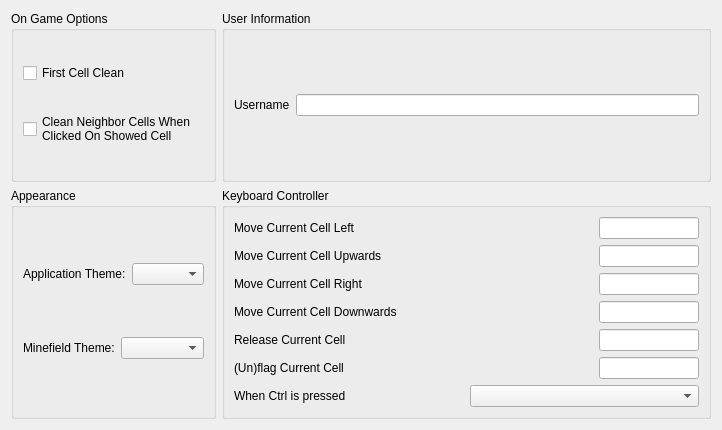
<?xml version="1.0" encoding="UTF-8"?>
<ui version="4.0">
 <class>LibreMinesPreferencesDialog</class>
 <widget class="QDialog" name="LibreMinesPreferencesDialog">
  <property name="geometry">
   <rect>
    <x>0</x>
    <y>0</y>
    <width>722</width>
    <height>430</height>
   </rect>
  </property>
  <property name="windowTitle">
   <string>Dialog</string>
  </property>
  <layout class="QGridLayout" name="gridLayout">
   <item row="0" column="0">
    <widget class="QGroupBox" name="gbCheckBoxes">
     <property name="title">
      <string>On Game Options</string>
     </property>
     <layout class="QVBoxLayout" name="verticalLayout">
      <item>
       <widget class="QCheckBox" name="cbFirstCellClean">
        <property name="text">
         <string>First Cell Clean</string>
        </property>
       </widget>
      </item>
      <item>
       <widget class="QCheckBox" name="cbCleanNeighborCellsWhenClickedOnShowedCell">
        <property name="text">
         <string>Clean Neighbor Cells When
Clicked On Showed Cell</string>
        </property>
       </widget>
      </item>
     </layout>
    </widget>
   </item>
   <item row="0" column="1">
    <widget class="QGroupBox" name="gbLineEdits">
     <property name="title">
      <string>User Information</string>
     </property>
     <layout class="QVBoxLayout" name="verticalLayout_2">
      <item>
       <layout class="QHBoxLayout" name="horizontalLayout">
        <item>
         <widget class="QLabel" name="labelUsername">
          <property name="text">
           <string>Username</string>
          </property>
         </widget>
        </item>
        <item>
         <widget class="QLineEdit" name="lineEditUsername"/>
        </item>
       </layout>
      </item>
     </layout>
    </widget>
   </item>
   <item row="1" column="0">
    <widget class="QGroupBox" name="gbAppearance">
     <property name="title">
      <string>Appearance</string>
     </property>
     <layout class="QVBoxLayout" name="verticalLayout_3">
      <item>
       <layout class="QHBoxLayout" name="horizontalLayout_2">
        <item>
         <widget class="QLabel" name="labelApplicationTheme">
          <property name="text">
           <string>Application Theme:</string>
          </property>
         </widget>
        </item>
        <item>
         <widget class="QComboBox" name="comboBoxApplicationTheme"/>
        </item>
       </layout>
      </item>
      <item>
       <layout class="QHBoxLayout" name="horizontalLayout_9">
        <item>
         <widget class="QLabel" name="labelMinefieldTheme">
          <property name="text">
           <string>Minefield Theme:</string>
          </property>
         </widget>
        </item>
        <item>
         <widget class="QComboBox" name="comboBoxMinefieldTheme"/>
        </item>
       </layout>
      </item>
     </layout>
    </widget>
   </item>
   <item row="1" column="1">
    <widget class="QGroupBox" name="groupBox">
     <property name="title">
      <string>Keyboard Controller</string>
     </property>
     <layout class="QVBoxLayout" name="verticalLayout_4">
      <item>
       <layout class="QHBoxLayout" name="horizontalLayout_3">
        <item>
         <widget class="QLabel" name="label">
          <property name="text">
           <string>Move Current Cell Left</string>
          </property>
         </widget>
        </item>
        <item>
         <widget class="QKeyInput" name="keyInputMoveLeft">
          <property name="minimumSize">
           <size>
            <width>100</width>
            <height>0</height>
           </size>
          </property>
          <property name="maximumSize">
           <size>
            <width>100</width>
            <height>16777215</height>
           </size>
          </property>
          <property name="text">
           <string/>
          </property>
          <property name="alignment">
           <set>Qt::AlignCenter</set>
          </property>
         </widget>
        </item>
       </layout>
      </item>
      <item>
       <layout class="QHBoxLayout" name="horizontalLayout_7">
        <item>
         <widget class="QLabel" name="label_5">
          <property name="text">
           <string>Move Current Cell Upwards</string>
          </property>
         </widget>
        </item>
        <item>
         <widget class="QKeyInput" name="keyInputMoveUp">
          <property name="minimumSize">
           <size>
            <width>100</width>
            <height>0</height>
           </size>
          </property>
          <property name="maximumSize">
           <size>
            <width>100</width>
            <height>16777215</height>
           </size>
          </property>
          <property name="text">
           <string/>
          </property>
          <property name="alignment">
           <set>Qt::AlignCenter</set>
          </property>
         </widget>
        </item>
       </layout>
      </item>
      <item>
       <layout class="QHBoxLayout" name="horizontalLayout_4">
        <item>
         <widget class="QLabel" name="label_2">
          <property name="text">
           <string>Move Current Cell Right</string>
          </property>
         </widget>
        </item>
        <item>
         <widget class="QKeyInput" name="keyInputMoveRight">
          <property name="minimumSize">
           <size>
            <width>100</width>
            <height>0</height>
           </size>
          </property>
          <property name="maximumSize">
           <size>
            <width>100</width>
            <height>16777215</height>
           </size>
          </property>
          <property name="text">
           <string/>
          </property>
          <property name="alignment">
           <set>Qt::AlignCenter</set>
          </property>
         </widget>
        </item>
       </layout>
      </item>
      <item>
       <layout class="QHBoxLayout" name="horizontalLayout_6">
        <item>
         <widget class="QLabel" name="label_4">
          <property name="text">
           <string>Move Current Cell Downwards</string>
          </property>
         </widget>
        </item>
        <item>
         <widget class="QKeyInput" name="keyInputMoveDown">
          <property name="minimumSize">
           <size>
            <width>100</width>
            <height>0</height>
           </size>
          </property>
          <property name="maximumSize">
           <size>
            <width>100</width>
            <height>16777215</height>
           </size>
          </property>
          <property name="text">
           <string/>
          </property>
          <property name="alignment">
           <set>Qt::AlignCenter</set>
          </property>
         </widget>
        </item>
       </layout>
      </item>
      <item>
       <layout class="QHBoxLayout" name="horizontalLayout_5">
        <item>
         <widget class="QLabel" name="label_3">
          <property name="text">
           <string>Release Current Cell</string>
          </property>
         </widget>
        </item>
        <item>
         <widget class="QKeyInput" name="keyInputReleaseCell">
          <property name="minimumSize">
           <size>
            <width>100</width>
            <height>0</height>
           </size>
          </property>
          <property name="maximumSize">
           <size>
            <width>100</width>
            <height>16777215</height>
           </size>
          </property>
          <property name="text">
           <string/>
          </property>
          <property name="alignment">
           <set>Qt::AlignCenter</set>
          </property>
         </widget>
        </item>
       </layout>
      </item>
      <item>
       <layout class="QHBoxLayout" name="horizontalLayout_8">
        <item>
         <widget class="QLabel" name="label_6">
          <property name="text">
           <string>(Un)flag Current Cell</string>
          </property>
         </widget>
        </item>
        <item>
         <widget class="QKeyInput" name="keyInputFlagCell">
          <property name="minimumSize">
           <size>
            <width>100</width>
            <height>0</height>
           </size>
          </property>
          <property name="maximumSize">
           <size>
            <width>100</width>
            <height>16777215</height>
           </size>
          </property>
          <property name="text">
           <string/>
          </property>
          <property name="alignment">
           <set>Qt::AlignCenter</set>
          </property>
         </widget>
        </item>
       </layout>
      </item>
      <item>
       <layout class="QHBoxLayout" name="horizontalLayout_10">
        <item>
         <widget class="QLabel" name="label_7">
          <property name="text">
           <string>When Ctrl is pressed</string>
          </property>
         </widget>
        </item>
        <item>
         <widget class="QComboBox" name="comboBoxWhenCtrlIsPressed"/>
        </item>
       </layout>
      </item>
     </layout>
    </widget>
   </item>
  </layout>
 </widget>
 <customwidgets>
  <customwidget>
   <class>QKeyInput</class>
   <extends>QLineEdit</extends>
   <header>qkeyinput.h</header>
  </customwidget>
 </customwidgets>
 <resources/>
 <connections/>
</ui>
